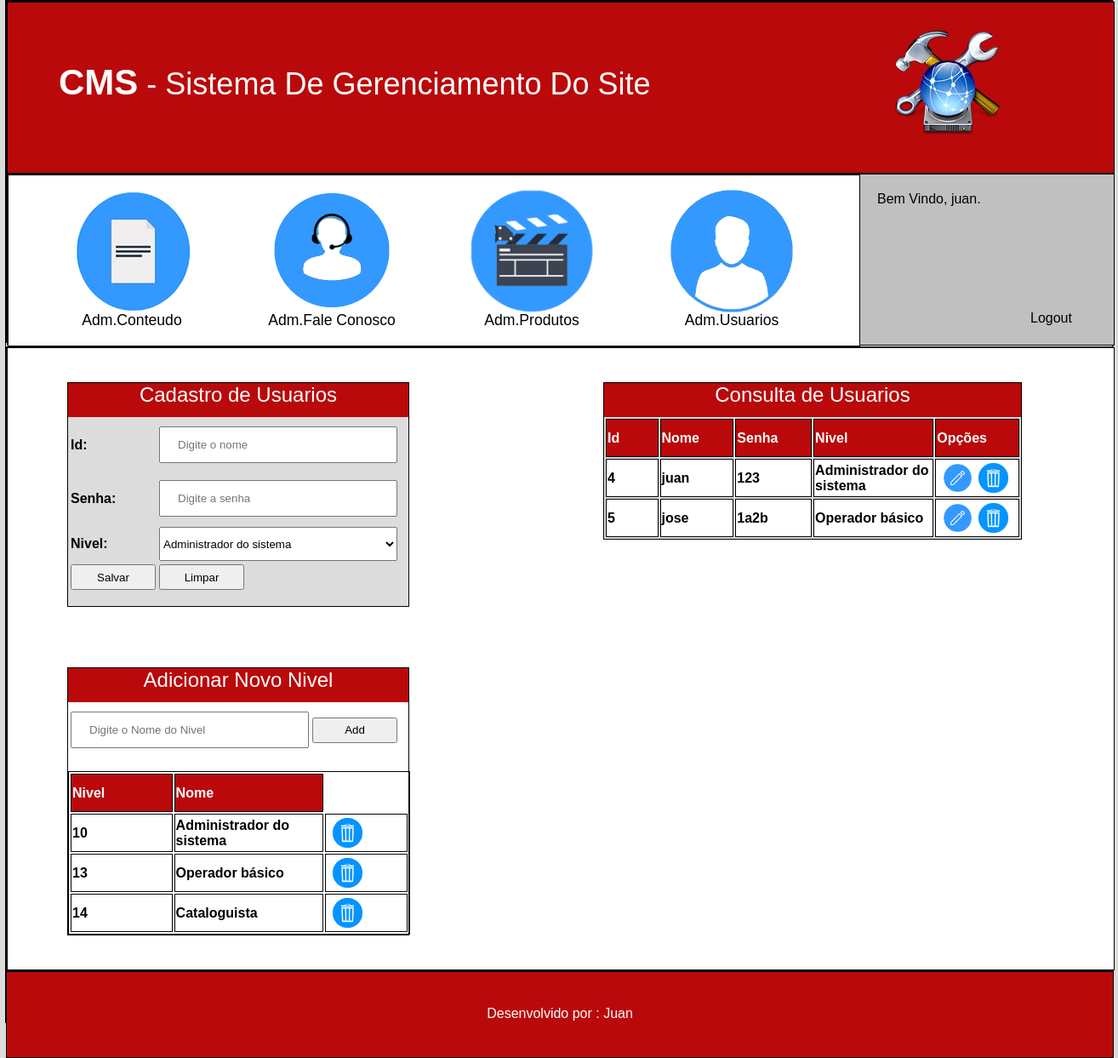
The page /cms/admusuario.php (signed in) on the database its author committed.
### tables this page shows
CREATE TABLE `tblusuario` (
  `id` int(10) unsigned NOT NULL AUTO_INCREMENT,
  `nivel` int(10) unsigned NOT NULL,
  `nome` varchar(100) NOT NULL,
  `senha` varchar(45) NOT NULL,
  PRIMARY KEY (`id`) USING BTREE,
  KEY `FK_tblusuario_1` (`nivel`),
  CONSTRAINT `FK_tblusuario_1` FOREIGN KEY (`nivel`) REFERENCES `tblnivel` (`nivel`)
);

CREATE TABLE `tblnivel` (
  `nivel` int(10) unsigned NOT NULL AUTO_INCREMENT,
  `nome` varchar(45) NOT NULL,
  PRIMARY KEY (`nivel`)
);

### cms/admusuario.php (the view, shortened to what this page needs)
<?php
	$nome = "";
	$senha = "";
	$botao="Salvar";
?>
<html>
	<head>
		<link rel="stylesheet" type="text/css" href="css/style.css">
	</head>
	<body>
		<section  id="corpo">
			<header id="header">
				<div id="cabecalho1">
					<div id="texto">
						<b>CMS</b> - Sistema De Gerenciamento Do Site
					</div>
					<div id="img">
						<img src="imagem/1.png">
					</div>
				</div>
				<div id="cabecalho2">
					<div id="fundoCaixas">
						<div class="caixasOpcoes">
							<div class="imagem">
								<A href="admconteudo.php"><img src="imagem/2.png" height="130px" width="130px"></A>
							</div>
							<div class="detalhes">
								Adm.Conteudo
							</div>
						</div>
						<div class="caixasOpcoes">
							<div class="imagem">
								<A href="admfale.php"><img src="imagem/3.png" height="130px" width="130px"></A>
							</div>
							<div class="detalhes">
								Adm.Fale Conosco
							</div>
						</div>
						<div class="caixasOpcoes">
							<div class="imagem">
								<A href="admproduto.php"><img src="imagem/4.png" height="130px" width="130px"></A>
							</div>
							<div class="detalhes">
								Adm.Produtos
							</div>
						</div>
						<div class="caixasOpcoes">
							<div class="imagem">
								<A href="admusuario.php"><img src="imagem/5.png" height="130px" width="130px"></A>
							</div>
							<div class="detalhes">
								Adm.Usuarios
							</div>
						</div>
					</div>
					<div id="infoLogin">
						<div id="bemvindoInfo">
							Bem Vindo, <?php echo($_SESSION['UsuarioNome'])?>.
						</div>
						<div id="logoutInfo">
							<A href="admusuario.php?modo=sair">Logout</A>
						</div>
					</div>
				</div>
			</header>
			<nav id="nav">
				<div id="admUsuarios">
					<div id = "cadastroUsuario">
						<div class ="titulo">Cadastro de Usuarios</div>
						<form name="cadastroUsers" method="get" action="admusuario.php">
							<table>
								<tr>
									<td><div class="negrito">Id:</div></td>
									<td><input class="campos" name="txtnome" type="text" placeholder="Digite o nome" required value="<?php echo($nome); ?>"></td>
								</tr>
								<tr>
									<td><div class="negrito">Senha:</div></td>
									<td><input class="campos" name="txtsenha" type="text" placeholder="Digite a senha" required value="<?php echo($senha); ?>"></td>
								</tr>
								<tr>
									<td><div class="negrito">Nivel:</div></td>
									<td><select name="slt" id="select">
									<?php $sql = "select * from tblnivel";
										$select = mysql_query($sql);
										while($rs = mysql_fetch_array($select)){?>
											<option value ="<?php echo($rs['nivel']);  ?>">
												<?php echo($rs['nome']); ?>
											</option>
										<?php
										}
										?>
									</select></td>
								</tr>
								<tr>
									<td><input class="butao" type="submit" name="btnCadastrar" value="<?php echo($botao);?>"></td>
									<td><input class="butao" type="submit" name="btnLimpar" value="Limpar"></td>
								</tr>
							</table>
						</form>
					</div>
					<div id="consultaUsuario">
						<div class="titulo">Consulta de Usuarios</div>
						<table>
							<tr>
								<td class="tabelaConsulta0">Id</td>
								<td class="tabelaConsulta0">Nome</td>
								<td class="tabelaConsulta0">Senha</td>
								<td class="tabelaConsulta0">Nivel</td>
								<td class="tabelaConsulta0">Opções</td>
							</tr>
							<?php
								$sql = "select u.id,u.nome,u.senha,n.nome as nomenivel from tblusuario as u, tblnivel as n where u.nivel = n.nivel;";
								$select = mysql_query($sql);
								while($rs = mysql_fetch_array($select)){
							?>
							<tr>
								<td class="tabelaConsulta"><?php echo($rs['id']);?></td>
								<td class="tabelaConsulta"><?php echo($rs['nome']);?></td>
								<td class="tabelaConsulta"><?php echo($rs['senha']);?></td>
								<td class="tabelaConsulta"><?php echo($rs['nomenivel']);?></td>
								<td class="tabelaConsulta">
									<a href="admusuario.php?modo=editar&id=<?php echo($rs['id'])?>"><img class="img" src="imagem/e1.png"></a>
									<a href="admusuario.php?modo=excluir&id=<?php echo($rs['id'])?>"><img class="img" src="imagem/d1.png"> </a>
								</td>
							</tr>
							<?php
								}
							?>
						</table>
					</div>
					<div id = "cadastroNivel">
						<div class ="titulo">Adicionar Novo Nivel</div>
						<form name="cadastro" method="get" action="admusuario.php">
							<table>
								<tr>
									<td><input class="campos" name="txtnomenivel" type="text" placeholder="Digite o Nome do Nivel" required></td>
									<td><input class="butao" type="submit" name="btnCadastrarNivel" value="Add"></td>
								</tr>
							</table>
						</form>
						<div id="consultaNivel">
							<table>
								<tr>
									<td class="tabelaConsulta1">Nivel</td>
									<td class="tabelaConsulta1">Nome</td>
								</tr>
								<?php
									$sql = "select * from tblnivel";
									$selectNivel = mysql_query($sql);
									while($rs = mysql_fetch_array($selectNivel)){
								?>
									<tr>
										<form name="cadastroNivel" method="get" action="admusuario.php">
											<td class="tabelaConsulta"><?php echo($rs['nivel']);?></td>
											<td class="tabelaConsulta"><?php echo($rs['nome']);?></td>
											<td class="tabelaConsulta">
												<a href="admusuario.php?modo=excluirNivel&id=<?php echo($rs['nivel'])?>"><img class="img" src="imagem/d1.png"> </a>
											</td>
										</form>
									</tr>
								<?php
									}
								?>
							</table>
						</div>
					</div>
				</div>
			</nav>
			<footer id="footer">
				<span id="">Desenvolvido por : Juan</span>
			</footer>
		</section>
	</body>
</html>

### cms/css/style.css (style rules this page uses)
a:link, a:visited { text-decoration: none; color: #000000; }
body { margin:0px; font-family:Verdana, Arial, Helvetica, sans-serif; background-color:#DCDCDC; }
.campos { width: 280px; padding: 12px 20px; margin: 8px 0; box-sizing: border-box; }
.butao { height:30px; width:100px; }
#select { height:40px; width:280px; }
#corpo { height:1200px; width:1300px; margin-left:auto; margin-right:auto; border:1px solid #000000; background-color:#ffffff; }
#header { height:400px; width:1300px; border:1px solid #000000; }
#cabecalho1 { background-color:#B9090B; color:#ffffff; height:170px; width:1300px; border:1px solid #000000; font-size:36px; padding-top:30px; }
b { font-size:42px; font-weight:bold; }
#texto { margin-left:60px; padding-top:40px; float:left; height:100px; width:800px; border:0px solid #000000; }
#img { margin-left:120px; padding-left:60px; float:left; height:140px; width:200px; border:0px solid #000000; }
#cabecalho2 { height:200px; width:1300px; border:1px solid #000000; background-color:#C0C0C0; }
#fundoCaixas { float:left; height:200px; width:1000px; border:1px solid #000000; background-color:#ffffff; }
.caixasOpcoes { margin-top:10px; margin-left:55px; float:left; height:180px; width:180px; border:0px solid #000000; border-radius: 37px 37px 37px 37px; -moz-border-radius: 37px 37px 37px 37px; -webkit-border-radius: 37px 37px 37px 37px; background-color:#ffffff; transform:scale(1.1); }
.imagem { margin-top:15px; margin-right:auto; margin-left:auto; height:130px; width:130px; border:0px solid #000000; }
.detalhes { height:30px; width:180px; border:0px solid #000000; text-align:center; }
#infoLogin { float:left; height:200px; width:290px; border:0px solid #000000; }
#bemvindoInfo { padding-top:20px; padding-left:20px; height:140px; width:260px; border:0px solid #000000; }
#logoutInfo { height:20px; width:80px; border:0px solid #000000; padding-left:200px; }
#nav { float:left; height:auto; width:1300px; border:1px solid #000000; background-color:#ffffff; }
.titulo { width:100%; height:40px; background-color:#B9090B; color:#ffffff; font-size:24px; text-align:center; }
.negrito { font-weight:bold; }
#admUsuarios { background-color:#ffffff; height:auto; width:1300px; border:1px solid #000000; }
#cadastroUsuario { height:auto; width:400px; border:1px solid #000000; float:left; background-color:#DCDCDC; margin-left:70px; margin-top:40px; }
#cadastroNivel { height:auto; width:400px; border:1px solid #000000; margin-left:70px; margin-top:150px; margin-bottom:40px; }
#consultaNivel { height:auto; width:400px; border:1px solid #000000; }
#consultaUsuario { height:auto; width:490px; border:1px solid #000000; background-color:#DCDCDC; margin-left:700px; margin-top:40px; }
.tabelaConsulta0 { height:45px; width:100px; border:1px solid #000000; font-weight:bold; background-color:#B9090B; color:#ffffff; }
.tabelaConsulta1 { height:45px; width:400px; border:1px solid #000000; font-weight:bold; background-color:#B9090B; color:#ffffff; }
.tabelaConsulta { height:45px; width:280px; border:1px solid #000000; font-weight:bold; background-color:#ffffff; }
.img { margin-left:7px; height:35px; width:35px; border:0px solid #000000; float:left; }
#footer { float:left; padding-top:40px; text-align:center; height:60px; width:1300px; border:1px solid #000000; background-color:#B9090B; color:#ffffff; }

### rows shown on the page
tblusuario: id "4", nome "juan", senha "123", nivel.nome "Administrador do sistema"
tblusuario: id "5", nome "jose", senha "1a2b", nivel.nome "Operador básico"
tblnivel: nivel "10", nome "Administrador do sistema"
tblnivel: nivel "13", nome "Operador básico"
tblnivel: nivel "14", nome "Cataloguista"

### other values the page prints
$_SESSION['UsuarioNome'] "juan"
form field slt "Administrador do sistema"
